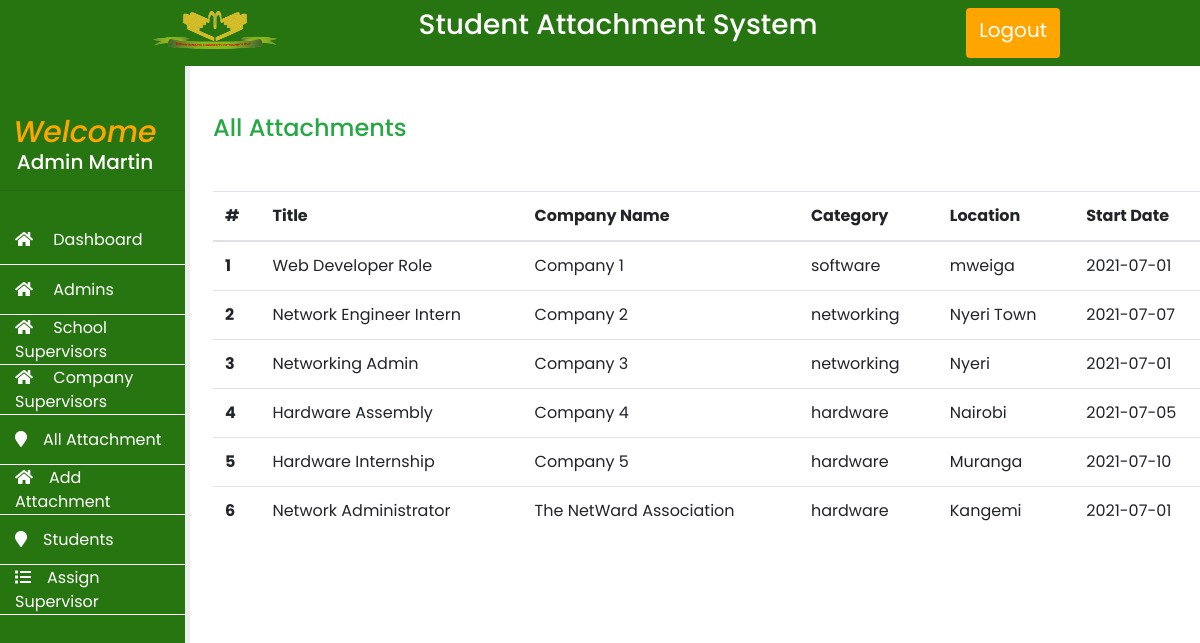
Page /users/admin/attachments.php (signed in) on the committed database.
### tables this page shows
CREATE TABLE `tbl_attachments` (
  `id` int(11) NOT NULL,
  `title` varchar(200) NOT NULL,
  `cname` varchar(200) NOT NULL,
  `category` varchar(200) NOT NULL,
  `location` varchar(200) NOT NULL,
  `startdate` date NOT NULL,
  `description` varchar(500) NOT NULL
);

### users/admin/functions_all.php (the view, shortened to what this page needs)
        <?php
function getAllAttachments()
{
    include "includes/config.php";
    $result = mysqli_query($conn, "SELECT * from tbl_attachments");
    if (mysqli_num_rows($result) > 0) {
        $count = 0;
        while ($row = mysqli_fetch_assoc($result)) {
            $count++;
        ?>
            <tr>
                <th><?php echo $count ?></th>
                <td><?php echo $row['title'] ?></td>
                <td><?php echo $row['cname'] ?></td>
                <td><?php echo $row['category'] ?></td>
                <td><?php echo $row['location'] ?></td>
                <td><?php echo $row['startdate'] ?></td>
            </tr>
        <?php
        }
    } else {
        echo "No admin";
    }
}
        ?>

### users/admin/includes/sidebar.php
<?php
include "config.php";
$aid  = $_SESSION['adminid'];
$result = mysqli_query($conn, "SELECT * FROM admins where uniqueid = '$aid' ") or die($conn->error);
$array = mysqli_fetch_assoc($result);
?>
<div class="col col-sm-12 col-md-4 col-lg-2 sidebar py-5">
    <h5 class="text-center text-white">
        <span style="color: orange;font-style: italic;font-size: 30px;"> Welcome </span><?php echo $array['firstname'] . " " . $array['lastname']  ?>
    </h5>
    <hr>
    <div class="side-nav py-2">
        <a href="index.php" class="side-nav-item">
            <div> <i class="fa fa-home mr-3" aria-hidden="true"></i> Dashboard</div>
        </a>
        <a href="admins.php" class="side-nav-item">
            <div> <i class="fa fa-home mr-3" aria-hidden="true"></i> Admins</div>
        </a>
        <a href="schoolsupervisors.php" class="side-nav-item">
            <div> <i class="fa fa-home mr-3" aria-hidden="true"></i> School Supervisors</div>
        </a>
        <a href="companysupervisors.php" class="side-nav-item">
            <div> <i class="fa fa-home mr-3" aria-hidden="true"></i> Company Supervisors</div>
        </a>
        <a href="attachments.php" class="side-nav-item">
            <div><i class="fa fa-map-marker mr-3" aria-hidden="true"></i>All Attachment</div>
        </a>
        <a href="addattachment.php" class="side-nav-item">
            <div> <i class="fa fa-home mr-3" aria-hidden="true"></i>Add Attachment</div>
        </a>
        <a href="students.php" class="side-nav-item">
            <div><i class="fa fa-map-marker mr-3" aria-hidden="true"></i>Students</div>
        </a>
        <a href="assignsupervisor.php" class="side-nav-item">
            <div><i class="fa fa-list mr-3" aria-hidden="true"></i>Assign Supervisor</div>
        </a>
    </div>
</div>

### users/admin/css/login.css (style rules this page uses)
*, a:hover { text-decoration: none; }

### users/admin/css/index.css (style rules this page uses)
* { margin: 0; padding: 0; box-sizing: border-box; text-decoration: none; font-family: "Poppins", sans-serif; }
body { min-height: 100vh; background: #f7f7f7; overflow-x: hidden; }
.sidebar, .main-content { background-color: #fff; min-height: 90vh; }
.sidebar { border-right: 5px solid #eee; background-color: #277510; padding: 0px; }
.side-nav-item { margin: 0; height: 50px; display: flex; align-items: center; justify-content: left; color: #fff; padding-left: 20px; border-bottom: 1px solid #fff; padding: 20px; padding-left: 30px; }

### rows in the picture
tbl_attachments: title "Web Developer Role", cname "Company 1", category "software", location "mweiga", startdate "2021-07-01"
tbl_attachments: title "Network Engineer Intern", cname "Company 2", category "networking", location "Nyeri Town", startdate "2021-07-07"
tbl_attachments: title "Networking Admin", cname "Company 3", category "networking", location "Nyeri", startdate "2021-07-01"
tbl_attachments: title "Hardware Assembly", cname "Company 4", category "hardware", location "Nairobi", startdate "2021-07-05"
tbl_attachments: title "Hardware Internship", cname "Company 5", category "hardware", location "Muranga", startdate "2021-07-10"
tbl_attachments: title "Network Administrator", cname "The NetWard Association", category "hardware", location "Kangemi", startdate "2021-07-01"

### other values in the picture
$array['firstname'] "Admin"
$array['lastname'] "Martin"
